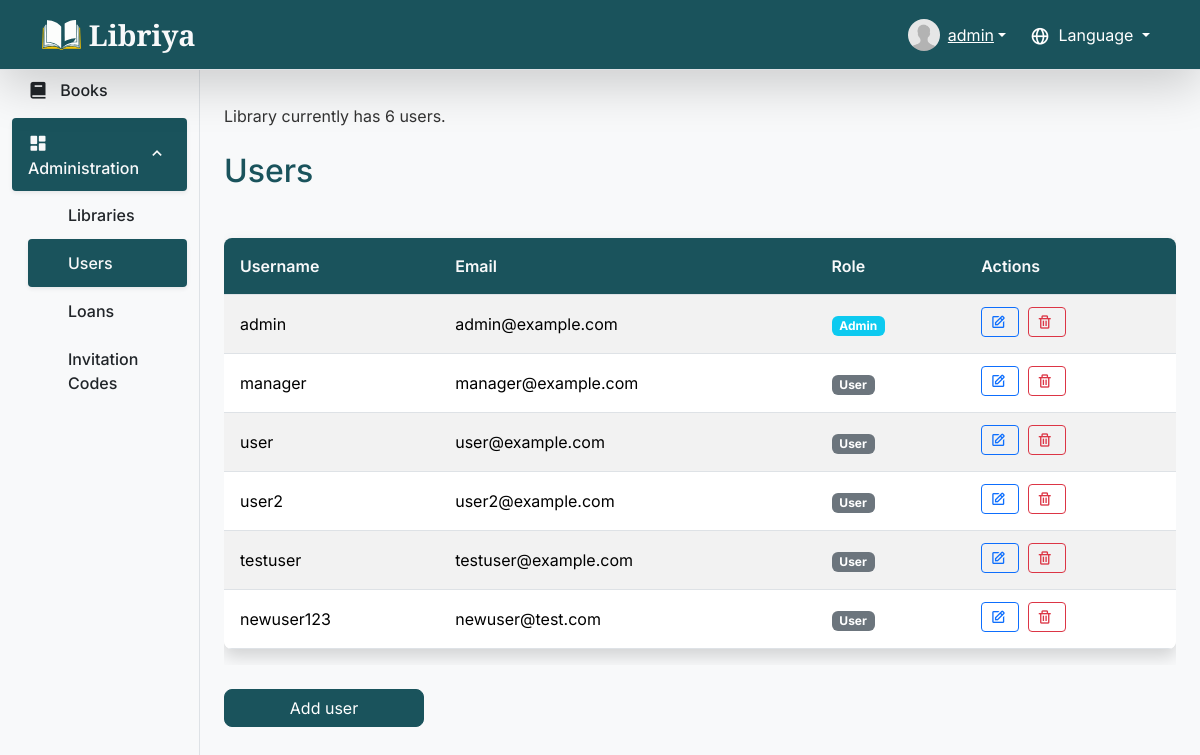
The app's page /users/ (signed in) with its own data.
### app/models.py (models this page shows, shortened)
class User(UserMixin, db.Model):
    id = db.Column(db.Integer, primary_key=True)
    username = db.Column(db.String(50), unique=True,
                         nullable=False, index=True)
    email = db.Column(db.String(120), unique=True, nullable=False, index=True)
    password_hash = db.Column(db.String(128), nullable=False)
    image_file = db.Column(db.String(20), nullable=False,
                           default='default.jpg')
    first_name = db.Column(db.String(50), nullable=True)
    last_name = db.Column(db.String(50), nullable=True)
    loans = db.relationship('Loan', back_populates='user', lazy=True)
    role = db.Column(db.String(20), nullable=False, default='user')  # 'user', 'manager', 'admin'
    @property
    def is_admin(self):
        return self.role == 'admin'
    libraries = db.relationship('Library', secondary='user_libraries', lazy='subquery',
                                back_populates='users')
    favorites = db.relationship('Book', secondary=favorites, lazy='subquery',
                                backref=db.backref('favorited_by', lazy=True))
    received_notifications = db.relationship(
        'Notification', foreign_keys='Notification.recipient_id', back_populates='recipient', lazy=True, cascade='all, delete-orphan')
    sent_notifications = db.relationship(
        'Notification', foreign_keys='Notification.sender_id', back_populates='sender', lazy=True)
    comments = db.relationship('Comment', back_populates='user', lazy=True, cascade='all, delete-orphan')

### app/routes/users.py (the view, shortened to what this page needs)
@bp.route("/users/")
@login_required
@role_required('admin', 'manager')
def users():
    if current_user.role == 'admin':
        all_users = db.session.query(User).distinct().all()
    return render_template("users.html", users=all_users, active_page="users", parent_page="admin")

### app/__init__.py (called while the page is built)
@login_manager.user_loader
def load_user(user_id):
    from app.models import User
    return User.query.get(int(user_id))

### app/templates/users.html (shortened to what this page needs)
{% extends "layout.html" %}
{% block content %}
<div class="container-xl">
    <p>
        {% set n = users|length %}
        {{ ngettext('Library currently has %(n)s user.', 'Library currently has %(n)s users.', n, n=n) }}
    </p>
    <h2>{{ _('Users') }}</h2>
    <div class="table-responsive">
    <table class="table table-hover table-striped">
        <thead>
            <tr>
                <th>{{ _('Username') }}</th>
                <th>{{ _('Email') }}</th>
                <th>{{ _('Role') }}</th>
                <th>{{ _('Actions') }}</th>
            </tr>
        </thead>
        <tbody>
            {% for user in users %}
            <tr>
                <td>{{ user.username }}</td>
                <td>{{ user.email }}</td>
                <td>{% if user.is_admin %}<span class="badge bg-info">{{ _('Admin') }}</span>{% else %}<span
                        class="badge bg-secondary">{{ _('User') }}</span>{% endif %}</td>
                <td>
                    <a href="{{ url_for('users.user_edit', user_id=user.id) }}" class="btn btn-outline-primary btn-sm"
                        data-bs-toggle="tooltip" data-bs-placement="top" title="{{ _('Edit User') }}"><i
                            class="bx bx-edit"></i></a>
                    <form method="POST" action="{{ url_for('users.user_delete', user_id=user.id) }}" style="display: inline;">
                        <button type="submit" class="btn btn-outline-danger btn-sm" onclick="return confirm('{{ _('Are you sure you want to delete this user?') }}')"
                            data-bs-toggle="tooltip" data-bs-placement="top" title="{{ _('Delete User') }}"><i
                            class="bx bx-trash"></i></button>
                    </form>
                </td>
            </tr>
            {% endfor %}
        </tbody>
    </table>
    </div>
    <a href="{{ url_for('users.user_add') }}" class="btn btn-primary add-book-btn">{{ _('Add user') }}
    </a>
</div>
{% endblock %}

### app/templates/layout.html (shortened to what this page needs)
<!DOCTYPE html>
<html lang="en">
<head>
    <link href="https://cdn.jsdelivr.net/npm/bootstrap@5.3.3/dist/css/bootstrap.min.css" rel="stylesheet">
    <link href="https://unpkg.com/boxicons@2.1.4/css/boxicons.min.css" rel="stylesheet">
    <link rel="stylesheet" href="{{ url_for('static', filename='/css/style.css') }}">
    <link rel="stylesheet" href="https://cdn.jsdelivr.net/gh/lipis/flag-icons@7.0.0/css/flag-icons.min.css" />
</head>
<body class="{% if login_page %}login-background{% endif %}">
    <nav class="navbar navbar-expand-lg navbar-dark bg-custom-dark border-bottom shadow-lg fixed-top">
        <div class="container">
            <a class="navbar-brand title-text d-flex align-items-center" href="/">
                <img src="{{ url_for('static', filename='/images/logo.svg') }}" alt="Libriya" class="me-2"> Libriya
            </a>
            <div class="collapse navbar-collapse" id="navbarSupportedContent">
                <ul class="navbar-nav ms-auto mb-2 mb-lg-0 d-flex align-items-center">
                    {% if current_user.is_authenticated %}
                    <li class="nav-item dropdown">
                        <a class="user-display dropdown-toggle d-flex align-items-center text-white" href="#"
                            role="button" id="userDropdown" data-bs-toggle="dropdown" aria-expanded="false">
                            <span class="position-relative d-inline-block me-2">
                                <img class="rounded-circle"
                                    src="{{ url_for('static', filename='uploads/' + current_user.image_file) }}"
                                    style="width: 32px; height: 32px; object-fit: cover;">
                            </span>
                            {{ current_user.username }}
                        </a>
                    </li>
                    {% else %}
                    <li class="nav-item">
                        <a class="nav-link text-white" href="{{ url_for('auth.login') }}">{{ _('Log In') }}</a>
                    </li>
                    {% endif %}
                    <li class="nav-item dropdown ms-3">
                        <a class="nav-link dropdown-toggle text-white" href="#" id="languageDropdown" role="button"
                            data-bs-toggle="dropdown" aria-expanded="false">
                            <i class='bx bx-globe'></i> {{ _('Language') }}
                        </a>
                    </li>
                </ul>
            </div>
        </div>
    </nav>
    <div class="container-fluid">
        <div class="row">
            {% if not login_page %}
            <nav id="sidebarMenu" class="col-md-2 d-none d-lg-block bg-light sidebar border-end pt-5">
                <div class="position-sticky pt-3">
                    <ul class="nav nav-pills flex-column">
                        <li class="nav-item mb-1">
                            <a class="nav-link {% if active_page == 'books' %}active {% else %}text-dark {% endif %}"
                                href="{{ url_for('main.home') }}">
                                <i class='bx bxs-book align-middle me-2'></i>
                                <span class="align-middle">{{ _('Books') }}</span>
                            </a>
                        </li>
                        {% if current_user and current_user.role in ['admin', 'manager'] %}
                        <li class="nav-item mb-1">
                            <a class="nav-link d-flex justify-content-between align-items-center {% if parent_page != 'admin' %}collapsed{% endif %} {% if parent_page == 'admin' %}active{% else %}text-dark{% endif %}"
                                data-bs-toggle="collapse" href="#adminMenu" role="button"
                                aria-expanded="{% if parent_page == 'admin' %}true{% else %}false{% endif %}"
                                aria-controls="adminMenu">
                                <span>
                                    <i class='bx bxs-dashboard align-middle me-2'></i>
                                    <span class="align-middle">{{ _('Administration') }}</span>
                                </span>
                                <i class='bx bx-chevron-down'></i>
                            </a>
                            <div class="collapse {% if parent_page == 'admin' %}show{% endif %}" id="adminMenu">
                                <ul class="nav flex-column ms-3">
                                    {% if current_user.role == 'admin' %}
                                    <li class="nav-item">
                                        <a class="nav-link {% if active_page == 'libraries' %}active{% else %}text-dark{% endif %}"
                                            href="{{ url_for('libraries.libraries') }}">{{ _('Libraries') }}</a>
                                    </li>
                                    {% endif %}
                                    <li class="nav-item">
                                        <a class="nav-link {% if active_page == 'users' %}active{% else %}text-dark{% endif %}"
                                            href="{{ url_for('users.users') }}">{{ _('Users') }}</a>
                                    </li>
                                    <li class="nav-item">
                                        <a class="nav-link {% if active_page == 'loans' %}active{% else %}text-dark{% endif %}"
                                            href="{{ url_for('loans.loans') }}">{{ _('Loans') }}</a>
                                    </li>
                                    <li class="nav-item">
                                        <a class="nav-link {% if active_page == 'invitations' %}active{% else %}text-dark{% endif %}"
                                            href="{{ url_for('invitations.invitation_codes_list') }}">{{ _('Invitation Codes') }}</a>
                                    </li>
                                </ul>
                            </div>
                        </li>
                        {% endif %}
                    </ul>
                </div>
            </nav>
            {% endif %}
            <main
                class="{% if login_page %}col-12{% else %}col-md-10 ms-sm-auto{% endif %} main-content {% if login_page %}login-full-height{% else %}pt-5{% endif %}">
                {% block content %}{% endblock %}
            </main>
        </div>
    </div>
</body>
</html>

### app/static/css/style.css (style rules this page uses)
:root { --primary-color: #1a535c; --accent-color: #4ecdc4; --text-dark: #333; --text-light: #f8f9fa; --gray-bg: #f8f9fa; --box-shadow-light: 0 .125rem .25rem rgba(0, 0, 0, .075); --box-shadow-medium: 0 .5rem 1rem rgba(0, 0, 0, .15); }
body { font-family: 'Inter', sans-serif; color: var(--text-dark); background-color: var(--gray-bg); padding-top: 56px; }
h2 { margin-bottom: 1.5rem; margin-top: 1.5rem; color: var(--primary-color); }
.bg-custom-dark { background-color: var(--primary-color) !important; }
.navbar-brand.title-text { font-family: 'Cormorant Garamond', serif; font-size: 1.8rem; font-weight: 700; color: var(--text-light) !important; }
.navbar-brand.title-text img { height: 30px; width: auto; }
.user-display { color: var(--text-light); }
.sidebar { height: 100vh; position: fixed; top: 0; left: 0; padding-top: 56px; background-color: var(--gray-bg); z-index: 1000; }
.sidebar .nav-link { font-weight: 500; color: var(--text-dark); transition: background-color 0.2s, color 0.2s; border-radius: .25rem; padding: .75rem 1rem; }
.sidebar .nav-link.active { color: var(--text-light); background-color: var(--primary-color); box-shadow: var(--box-shadow-light); }
.sidebar .nav-link.active .bx { color: var(--text-light); }
.sidebar .nav-link .bx { font-size: 1.25rem; }
.sidebar .collapse .nav-link { padding-left: 2.5rem; }
.sidebar .bx-chevron-down { transition: transform 0.3s ease; }
.sidebar .nav-link:not(.collapsed) .bx-chevron-down { transform: rotate(180deg); }
.main-content { padding-top: 1.5rem; padding-bottom: 3rem; }
.table { background-color: white; border-radius: .5rem; overflow: hidden; box-shadow: var(--box-shadow-medium); margin-top: 1.5rem; }
.table thead th { background-color: var(--primary-color); color: var(--text-light); font-weight: 600; vertical-align: middle; padding: 1rem; }
.table td { vertical-align: middle; padding: .75rem 1rem; }
.table td .btn { margin-right: .25rem; margin-bottom: .25rem; padding: .375rem .5rem; }
.table td .btn i { font-size: 1rem; }
.btn-outline-primary { --bs-btn-active-color: var(--text-light); --bs-btn-hover-color: var(--text-light); }
.btn-outline-danger { --bs-btn-active-color: var(--text-light); --bs-btn-hover-color: var(--text-light); }
.add-book-btn { width: 200px; padding: .75rem 1.5rem; border-radius: .5rem; font-size: 1.1rem; margin-top: 1.5rem; margin-bottom: 2rem; background-color: var(--primary-color); border-color: var(--primary-color); transition: background-color 0.2s, border-color 0.2s, transform 0.2s; }
.btn { vertical-align: middle; display: inline-flex; align-items: center; justify-content: center; gap: 0.5rem; padding: var(--bs-btn-padding-y, .375rem) var(--bs-btn-padding-x, .75rem); height: auto; box-sizing: border-box; font-size: var(--bs-btn-font-size); line-height: var(--bs-btn-line-height); }
@media (min-width: 992px) { .sidebar { display: block; } }
.bx { display: inline-block; font-size: 1.25rem; vertical-align: middle; margin-right: 0.25rem; }
button .bx, a .bx { font-size: 1rem; }
.navbar-nav .bx { font-size: 1.25rem; }
.btn-group .bx, .btn .bx { font-size: 1rem; }
i.bx { font-weight: 400; font-style: normal; }

### records on screen
User: image_file (placeholder picture), username "admin", email "admin@example.com"
User: username "manager", email "manager@example.com"
User: username "user", email "user@example.com"
User: username "user2", email "user2@example.com"
User: username "testuser", email "testuser@example.com"
User: username "newuser123", email "newuser@test.com"
